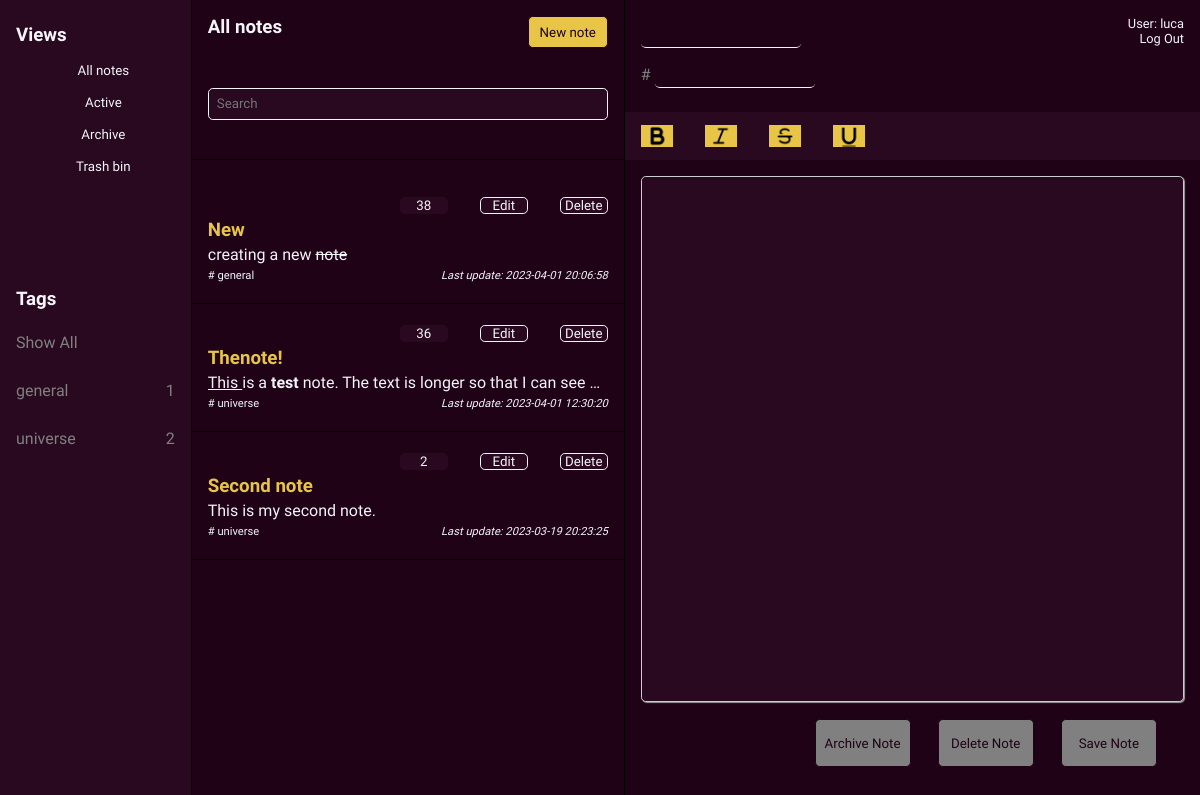
The page / (signed in) on the database its author committed.
### tables this page shows
CREATE TABLE notes (
	id INTEGER UNIQUE,
	title TEXT,
	description TEXT,
	tag TEXT,
	date DATETIME DEFAULT CURRENT_TIMESTAMP,
	status TEXT NOT NULL,
	user_id INTEGER,
	PRIMARY KEY (id),
	FOREIGN KEY (user_id) REFERENCES users(id)
	);

CREATE TABLE users (
id INTEGER PRIMARY KEY AUTOINCREMENT NOT NULL,
username TEXT NOT NULL,
hash TEXT NOT NULL,
email TEXT NOT NULL
);

### app.py (the view)
@app.route("/", methods=["GET", "POST"])
@login_required
def index():
    current_username = db.execute(
        "SELECT username FROM users WHERE id = ?", session["user_id"])[0]["username"]
    id = request.form.get("note-id")
    status = {"active_status": "active", "deleted_status": "deleted", "archived_status": "archived"}
    tags = db.execute(
        "SELECT tag, COUNT(*) AS number FROM notes WHERE user_id = ? AND status = ? GROUP BY tag", session["user_id"], status["active_status"])
    all_notes = db.execute("SELECT * FROM notes WHERE user_id = ? ORDER BY id DESC ", session["user_id"])
    active_notes = db.execute("SELECT * FROM notes WHERE user_id = ? AND status = ? ORDER BY id DESC ", session["user_id"], status["active_status"])
    deleted_notes = db.execute("SELECT * FROM notes WHERE user_id = ? AND status = ? ORDER BY id DESC ", session["user_id"], status["deleted_status"])
    archived_notes = db.execute("SELECT * FROM notes WHERE user_id = ? AND status = ? ORDER BY id DESC ", session["user_id"], status["archived_status"])
    if request.method == "POST":
        if request.form['action'] == 'All notes':
            return render_template('index.html', notes=all_notes, tags=tags, current_username=current_username)
        elif request.form['action'] == 'Active':
            return render_template('index.html', notes=active_notes, tags=tags, current_username=current_username)
        elif request.form['action'] == 'Archive':
            return render_template('index.html', notes=archived_notes, tags=tags, current_username=current_username)
        elif request.form['action'] == 'Trash bin':
            return render_template('index.html', notes=deleted_notes, tags=tags, current_username=current_username)
        elif request.form['action'] == 'New note':
            return render_template('index.html', notes=active_notes, tags=tags, current_username=current_username)
        elif request.form['action'] == 'Empty note':
            return render_template('index.html', notes=active_notes, tags=tags, current_username=current_username)
        elif request.form['action'] == 'Edit':
            note = db.execute("SELECT id, title, tag, description, user_id FROM notes WHERE id = ? AND user_id = ?", id, session["user_id"])
            textarea = note[0]["description"]
            title = note[0]["title"]
            tag = note[0]["tag"]
            id = note[0]["id"]
            return render_template("index.html", id=id, notes=active_notes, tag=tag, tags=tags, title=title, textarea=textarea, current_username=current_username)
        elif request.form['action'] == 'Delete':
            db.execute("UPDATE notes SET status = ? WHERE id = ? AND user_id = ?", status["deleted_status"], id, session["user_id"])
            return redirect("/")
        elif request.form['action'] == 'Delete Note':
            current_id = request.form.get("current-note-id")
            if current_id:
                db.execute("UPDATE notes SET status = ? WHERE id = ? AND user_id = ?", status["deleted_status"], current_id, session["user_id"])
                return redirect("/")
            return redirect("/")
        elif request.form['action'] == 'Archive Note':
            current_id = request.form.get("current-note-id")
            if current_id:
                db.execute("UPDATE notes SET status = ? WHERE id = ? AND user_id = ?", status["archived_status"], current_id, session["user_id"])
                return redirect("/")
            return redirect("/")
        elif request.form['action'] == 'Save Note':
            title = request.form.get("note-title").capitalize()
            tag = request.form.get("note-tag").lower()
            text = request.form.get("text-area")
            current_id = request.form.get("current-note-id")
            if current_id:
                current_note = db.execute("SELECT * FROM notes WHERE id = ? AND user_id = ?", current_id, session["user_id"])[0]
                if not title:
                    title = current_note["title"]
                if not tag:
                    tag = current_note["tag"]
                if not text:
                    text = current_note["description"]
                db.execute("UPDATE notes SET title = ?, description = ?, tag = ?, status = ?, date = CURRENT_TIMESTAMP WHERE id = ? and user_id = ?", title, text, tag, status["active_status"], current_id, session["user_id"])
            else:
                db.execute("INSERT INTO notes (title, description, tag, status, user_id) VALUES (?, ?, ?, ?, ?)", title, text, tag, status["active_status"], session["user_id"])
            return redirect("/")
        elif request.form['action'] == '+':
            text =" "
            return render_template("index.html", textarea=text, notes=active_notes, tags=tags, current_username=current_username)
        else:
            return render_template("index.html", notes=active_notes, tags=tags, current_username=current_username)
    else:
        return render_template("index.html", notes=active_notes, tags=tags, current_username=current_username)

### app.py (called while the page is built)
@app.after_request
def after_request(response):
    response.headers["Cache-Control"] = "no-cache, no-store, must-revalidate"
    response.headers["Expires"] = 0
    response.headers["Pragma"] = "no-cache"
    return response

### helpers.py (called while the page is built)
def login_required(f):
    @wraps(f)
    def decorated_function(*args, **kwargs):
        if session.get("user_id") is None:
            return redirect("/login")
        return f(*args, **kwargs)
    return decorated_function

### templates/index.html (shortened to what this page needs)
{% extends "layout.html" %}
{% block body %}
    <nav class="navbar">
        <div class="nav_views" id="primary-navigation">
            <div class="views_top">
                <h3>Views</h3>
            </div>
            <nav class="views_nav">
                <ul>
                    <form action="/" method="post">
                        <li><input class="nav-view-item" type="submit" name="action" value="All notes"></li>
                        <li><input class="nav-view-item" type="submit" name="action" value="Active"></li>
                        <li><input class="nav-view-item" type="submit" name="action" value="Archive"></li>
                        <li><input class="nav-view-item" type="submit" name="action" value="Trash bin"></li>
                </form>
                </ul>
            </nav>
        </div>
        <nav class="nav_tags">
            <h3 id="tag-list-title">Tags</h3>
                <ul>
                    <li class="nav-tag-item" id="nav-tag-item-show-all"><p class="navbar-tag">Show All</p></li>
                    {% for tag in tags %}
                    <li class="nav-tag-item">
                        <p class="navbar-tag">{{ tag.tag }}</p>
                        <p>{{ tag.number }}</p>
                    </li>
                    {% endfor %}
                </ul>
            </nav>
    </nav>
    <div class="scroll_bar">
        <div class="scroll_top">
            <h3>All notes</h3>
            <form action="/" method="post">
                <input type="submit" name="action" value="New note" id="add-note-btn">
            </form>
            <input type="search" autocomplete="off" autofocus placeholder="Search" id="input-search">
        </div>
        <div class="scroll_bottom">
            {% for note in notes %}
            <div class="notes">
                <form action="/" method="post" class="scroll-bar-note-header">
                    <input name="note-id" type="text" value="{{ note.id }}" id="scroll-bar-note-id">
                    <input type="submit" name="action" value="Edit" id="scroll-bar-note-edit-icon">
                    <input type="submit" name="action" value="Delete" id="scroll-bar-note-delete-icon" class="delete-note-btn">
                </form>
                <h3 class="scroll-bar-note-title">{{ note.title }}</h3>
                <div class="scroll-bar-description-container">
                    <p class="scroll-bar-note-description">{{ note.description | safe }}</p>
                </div>
                <footer class="scroll-bar-note-footer">
                    <p class="scroll-bar-note-tag">{{ note.tag }}</p>
                    <p class="scroll-bar-note-timestamp">Last update: {{ note.date }}</p>
                </footer>
            </div>
            {% endfor %}
        </div>
    </div>
    <section class="note-text" id="note-text">
        <form action="/" method="post" id="note-text-form">
            <div class="note-section-top">
                <input autocomplete="off" autofocus id="note-title" name="note-title" placeholder="{{ title }}" type="text">
                <div id="changes-alert">
                    <p>User: {{ current_username }}</p>
                    <p><a class="nav-link" href="/logout">Log Out</a></p>
                </div>
                <div id="note-tag-before"><input autocomplete="off" autofocus id="note-tag" name="note-tag"
                        placeholder="{{ tag }}" type="text"></div>
                <nav class="note-text-nav">
                    <ul>
                        <li class="text-editor-btn"><img src="/static/images/Icons/bold_icon.png" alt="bold icon" id="bold-icon"></li>
                        <li class="text-editor-btn"><img src="/static/images/Icons/italic_icon.png" alt="italic icon" id="italic-icon"></li>
                        <li class="text-editor-btn"><img src="/static/images/Icons/strikethrough_icon.png" alt="strikethrough icon" id="strikethrough-icon"></li>
                        <li class="text-editor-btn"><img src="/static/images/Icons/underline_icon.png" alt="underline icon" id="underline-icon"></li>
                    </ul>
                </nav>
            </div>
            <div class="note-text-textarea">
                <div class="note-text_bottom" contenteditable>{{ textarea | safe }}</div>
                <div class="note-section-save-div">
                    <input name="action" value="Archive Note" type="submit" class="note-section-footer-btn archive-note-btn">
                    <input name="action" value="Delete Note" type="submit" class="note-section-footer-btn delete-note-btn">
                    <input name="action" value="Save Note" type="submit" class="note-section-footer-btn" id="save-note-btn">
                </div>
            </div>
        </form>
    </section>
{% endblock %}

### templates/layout.html (shortened to what this page needs)
<!DOCTYPE html>
<html lang="en">
<head>
    <link rel="stylesheet" href="/static/styles.css">
    <link rel="stylesheet" href="/static/navbar.css">
    <link rel="stylesheet" href="/static/notes.css">
    <link rel="stylesheet" href="/static/text_section.css">
    <link rel="stylesheet" href="/static/register.css">
</head>
    <body>
        {% block body %}
        {% endblock %}
    </body>
</html>

### static/styles.css (style rules this page uses)
:root { --main-bg-color: rgb(31, 2, 22); --secondary-bg-color: rgb(40, 9, 31); --text-color: rgb(244, 244, 249); --accent-color: rgb(232, 197, 71); --deleted-color: rgba(255, 0, 0, 0.308); --archived-color: rgba(232, 197, 71, 0.286); }
* { margin: 0; padding: 0; box-sizing: border-box; font-family: 'Didact Gothic', sans-serif; color: var(--text-color); }
a { text-decoration: none; color: inherit; }
li { list-style: none; }
input { border-radius: 0.3rem; border: 1px solid var(--text-color); }
input[type="submit"] { cursor: pointer; }
@media (width >=1081px) { body { display: grid; grid-template-columns: 1fr 2fr 3fr; grid-template-rows: 1fr; } }

### static/navbar.css (style rules this page uses)
:root { --main-bg-color: rgb(31, 2, 22); --secondary-bg-color: rgb(40, 9, 31); --text-color: rgb(244, 244, 249); --accent-color: rgb(232, 197, 71); --deleted-color: rgba(255, 0, 0, 0.308); --archived-color: rgba(232, 197, 71, 0.286); }
@media (width >=1081px) { .navbar { border-right: 1px solid black; padding: 1rem 0; background-color: var(--secondary-bg-color); height: 100svh; } }
@media (width >=1081px) { .nav_views { display: flex; flex-direction: column; height: 25%; } }
@media (width >=1081px) { .views_top { flex: 1; display: grid; grid-template-columns: 2fr 1fr; padding: 0 1rem; align-items: center; } }
@media (width >=1081px) { .views_nav { flex: 4; } }
@media (width >=1081px) { .views_nav ul form { height: 100%; display: flex; flex-direction: column; justify-content: space-evenly; margin: 0; padding: 0; } }
@media (width >=1081px) { .nav-view-item { background-color: var(--secondary-bg-color); border: none; width: 100%; height: 2rem; display: flex; align-items: center; padding-left: 1rem; transition: all 0.3s ease-out; } }
@media (width >=1081px) { .nav_tags { height: max-content; margin-top: 5rem; } }
@media (width >=1081px) { #tag-list-title { margin-left: 1rem; } }
@media (width >=1081px) { .nav-tag-item { margin: 1rem 0; width: 100%; height: 2rem; display: flex; flex-direction: row; align-items: center; justify-content: space-between; padding: 0 1rem; transition: all 0.3s ease-out; } }
@media (width >=1081px) { .nav-tag-item p { color: grey; } }
@media (width >=1081px) { .navbar-tag { width: 5rem; } }

### static/register.css (style rules this page uses)
:root { --main-bg-color: rgb(31, 2, 22); --secondary-bg-color: rgb(40, 9, 31); --text-color: rgb(244, 244, 249); --accent-color: rgb(232, 197, 71); --deleted-color: rgba(255, 0, 0, 0.308); --archived-color: rgba(232, 197, 71, 0.286); }

### rows shown on the page
notes: tag "universe", number "2", note-id "2", title "Second note", description "This is my second note.", date "2023-03-19 20:23:25"
notes: note-id "38", title "New", description "creating a new note", tag "general", date "2023-04-01 20:06:58"
notes: note-id "36", title "Thenote!", description "This is a test note. The text is longer so that I can see…", tag "universe", date "2023-04-01 12:30:20"
users: username "luca"

### other values the page prints
{{ tag.tag }} "general"
{{ tag.number }} "1"
